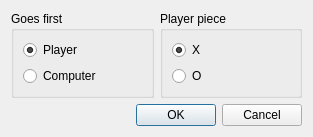
<?xml version="1.0" encoding="UTF-8"?>
<ui version="4.0">
 <class>SettingsDialog</class>
 <widget class="QDialog" name="SettingsDialog">
  <property name="geometry">
   <rect>
    <x>0</x>
    <y>0</y>
    <width>313</width>
    <height>132</height>
   </rect>
  </property>
  <property name="windowTitle">
   <string>Dialog</string>
  </property>
  <layout class="QVBoxLayout" name="verticalLayout_3">
   <item>
    <layout class="QHBoxLayout" name="horizontalLayout">
     <item>
      <widget class="QGroupBox" name="groupBox">
       <property name="title">
        <string>Goes first</string>
       </property>
       <layout class="QVBoxLayout" name="verticalLayout">
        <item>
         <widget class="QRadioButton" name="playerButton">
          <property name="text">
           <string>Player</string>
          </property>
          <property name="checked">
           <bool>true</bool>
          </property>
         </widget>
        </item>
        <item>
         <widget class="QRadioButton" name="computerButton">
          <property name="text">
           <string>Computer</string>
          </property>
         </widget>
        </item>
       </layout>
      </widget>
     </item>
     <item>
      <widget class="QGroupBox" name="groupBox_2">
       <property name="title">
        <string>Player piece</string>
       </property>
       <layout class="QVBoxLayout" name="verticalLayout_2">
        <item>
         <widget class="QRadioButton" name="xButton">
          <property name="text">
           <string>X</string>
          </property>
          <property name="checked">
           <bool>true</bool>
          </property>
         </widget>
        </item>
        <item>
         <widget class="QRadioButton" name="oButton">
          <property name="text">
           <string>O</string>
          </property>
         </widget>
        </item>
       </layout>
      </widget>
     </item>
    </layout>
   </item>
   <item>
    <spacer name="verticalSpacer">
     <property name="orientation">
      <enum>Qt::Vertical</enum>
     </property>
     <property name="sizeHint" stdset="0">
      <size>
       <width>20</width>
       <height>40</height>
      </size>
     </property>
    </spacer>
   </item>
   <item>
    <widget class="QDialogButtonBox" name="buttonBox">
     <property name="orientation">
      <enum>Qt::Horizontal</enum>
     </property>
     <property name="standardButtons">
      <set>QDialogButtonBox::Cancel|QDialogButtonBox::Ok</set>
     </property>
    </widget>
   </item>
  </layout>
 </widget>
 <resources/>
 <connections>
  <connection>
   <sender>buttonBox</sender>
   <signal>accepted()</signal>
   <receiver>SettingsDialog</receiver>
   <slot>accept()</slot>
   <hints>
    <hint type="sourcelabel">
     <x>248</x>
     <y>254</y>
    </hint>
    <hint type="destinationlabel">
     <x>157</x>
     <y>274</y>
    </hint>
   </hints>
  </connection>
  <connection>
   <sender>buttonBox</sender>
   <signal>rejected()</signal>
   <receiver>SettingsDialog</receiver>
   <slot>reject()</slot>
   <hints>
    <hint type="sourcelabel">
     <x>316</x>
     <y>260</y>
    </hint>
    <hint type="destinationlabel">
     <x>286</x>
     <y>274</y>
    </hint>
   </hints>
  </connection>
 </connections>
</ui>
